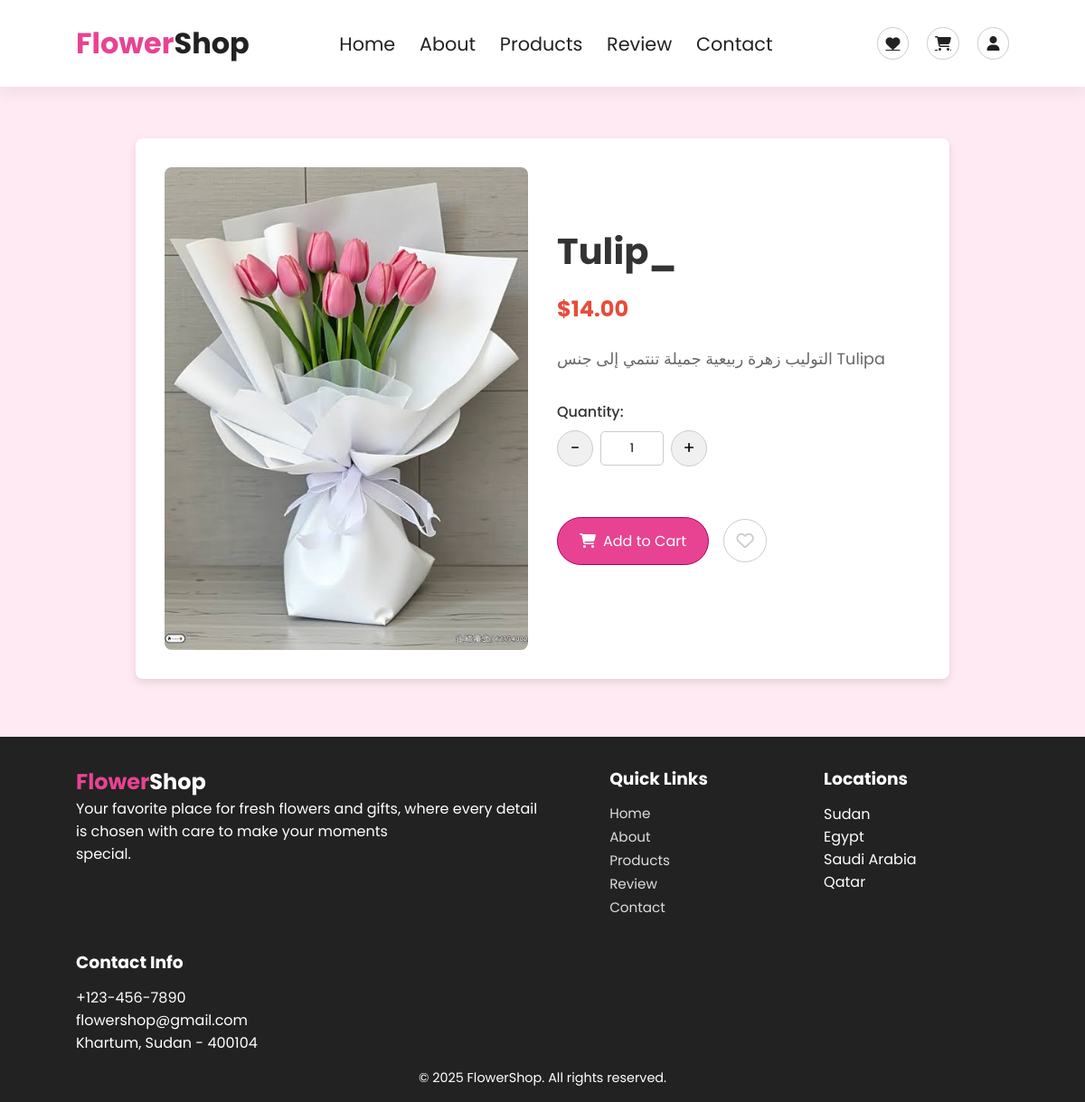
The page /cart/product/1/ on the database its author committed.
### cart/models.py (models this page shows, shortened)
class Product(models.Model):
    name = models.CharField(max_length=200)
    description = models.TextField(blank=True, null=True)
    price = models.DecimalField(max_digits=8, decimal_places=2)
    discount = models.PositiveIntegerField(default=0, blank=True, null=True)
    stock = models.PositiveIntegerField(default=0)
    color = models.CharField(max_length=50, blank=True, null=True)
    image = models.ImageField(upload_to='images/', blank=True, null=True)
    created_at = models.DateTimeField(auto_now_add=True)

### cart/views.py (the view)
# urls.py: path('product/<int:product_id>/', views.product_detail_view, name='product_detail'),
def product_detail_view(model_request, product_id):
    product = get_object_or_404(Product, id=product_id)
    return render(model_request, 'cart/product_detail.html', {'product': product})

### templates/cart/product_detail.html (shortened to what this page needs)
[7/30/2026 10:00 PM] تيسير(تيسو♡): {% extends 'base.html' %}
{% load static %}
{% block content %}
<div style="max-width: 900px; margin: 8rem auto 4rem; padding: 2rem; background: #fff; border-radius: 8px; box-shadow: 0 4px 10px rgba(0,0,0,0.1); display: flex; gap: 2rem; align-items: center;">
    <div style="flex: 1;">
        {% if product.image %}
            <img src="{{ product.image.url }}" alt="{{ product.name }}" style="width: 100%; border-radius: 8px; object-fit: cover;">
        {% else %}
            <img src="{% static 'images/default.jpg' %}" alt="{{ product.name }}" style="width: 100%; border-radius: 8px;">
        {% endif %}
    </div>
    <div style="flex: 1;">
        <h1 style="font-size: 2.5rem; color: #333; margin-bottom: 1rem;">{{ product.name }}</h1>
        <div style="margin-bottom: 1.5rem;">
            {% if product.discount > 0 %}
            <span style="font-size: 1.2rem; color: #999; text-decoration: line-through; ">
                ${{ product.get_original_price|floatformat:2 }}
            </span>
                <span style="font-size: 1.5rem; color: #e74c3c; font-weight: bold; margin-left: 0.5rem;">
                    ${{ product.price|floatformat:2 }}
                </span>
            {% else %}
                <span style="font-size: 1.5rem; color: #e74c3c; font-weight: bold;">
                    ${{ product.price|floatformat:2 }}
                </span>
            {% endif %}
        </div>
        <p style="font-size: 1.1rem; color: #666; line-height: 1.6; margin-bottom: 2rem;">
            {{ product.description }}
        </p>
        <div style="margin-bottom: 1.5rem;">
            <label for="quantity" style="font-weight: 500; display: block; margin-bottom: 0.5rem;">Quantity:</label>
            <div style="display: flex; align-items: center; gap: 0.5rem;">
                <button type="button" onclick="changeQty(-1)" style="width: 40px; height: 40px; background: #f0f0f0; border: 1px solid #ccc; border-radius: 50%; font-size: 1.2rem; cursor: pointer; display: flex; align-items: center; justify-content: center;">−</button>
                <input type="number" id="quantity" name="quantity" value="1" min="1" max="{{ product.stock }}" style="width: 70px; padding: 0.5rem; border: 1px solid #ccc; border-radius: 5px; text-align: center;" readonly>
                <button type="button" onclick="changeQty(1)" style="width: 40px; height: 40px; background: #f0f0f0; border: 1px solid #ccc; border-radius: 50%; font-size: 1.2rem; cursor: pointer; display: flex; align-items: center; justify-content: center;">+</button>
            </div>
        </div>
        <div style="display: flex; gap: 1rem; margin-bottom: 2rem; align-items: center;">
            <button class="btn add-to-cart" data-product-id="{{ product.id }}" style="padding: 0.8rem 1.5rem; font-size: 1rem; display: flex; align-items: center; gap: 0.5rem;">
                <i class="fas fa-shopping-cart"></i> Add to Cart
            </button>
            <button class="heart-icon btn" data-product-id="{{ product.id }}" style="background: #fff; color: {% if user.is_authenticated and product.id in liked_product_ids %}var(--main-color){% else %}#ccc{% endif %}; border: 1px solid {% if user.is_authenticated and product.id in liked_product_ids %}var(--main-color){% else %}#ccc{% endif %}; padding: 0.8rem; font-size: 1.2rem; cursor: pointer; border-radius: 50%; width: 48px; height: 48px; display: flex; align-items: center; justify-content: center; transition: all 0.3s;"
                    onmouseover="this.style.borderColor='var(--main-color)'; this.style.color='var(--main-color)';"
                    onmouseout="if(!this.classList.contains('liked')){ this.style.borderColor='#ccc'; this.style.color='#ccc'; } else { this.style.borderColor='var(--main-color)'; this.style.color='var(--main-color)'; }">
                <i class="{% if user.is_authenticated and product.id in liked_product_ids %}fas{% else %}far{% endif %} fa-heart"></i>
            </button>
        </div>
    </div>
</div>
{% endblock %}

### static/css/style.css (style rules this page uses)
* { margin: 0; padding: 0; box-sizing: border-box; font-family: 'Poppins', sans-serif; }
html { scroll-behavior: smooth; }
body { background: rgb(255, 233, 242); color: #333; }
:root { --main-color: #e84393; --dark-color: #222; --light-bg: #f7f7f7; }
.btn { display: inline-block; padding:0.5rem 1.5rem; background: var(--main-color); color: #fff; font-size: 1.4rem; border-radius: 2rem; border: 0.1rem solid #af0055; text-decoration: none; margin-top: 2rem; }
.heart-icon { color: #333; transition: color 0.2s; cursor: pointer; font-size: 1.2rem; }

### templates/cart/product_detail.html (style rules this page uses)
input[type=number] { -moz-appearance: textfield; }

### rows shown on the page
Product: image (picture), name "Tulip_", price "14.00", description "التوليب زهرة ربيعية جميلة تنتمي إلى جنس Tulipa"
